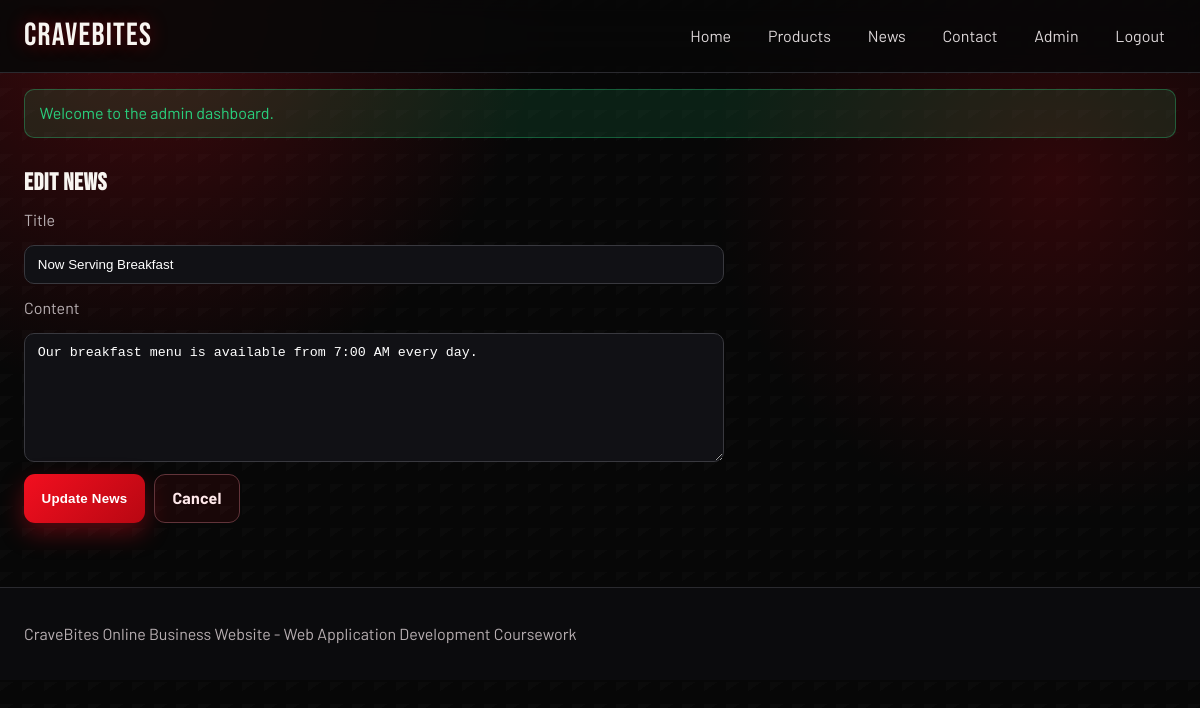
Screenshot of /admin/news_form.php?id=2 (signed in) with the database file from the repository.
### tables this page shows
CREATE TABLE IF NOT EXISTS news (
    id INT AUTO_INCREMENT PRIMARY KEY,
    title VARCHAR(200) NOT NULL,
    body TEXT NOT NULL,
    published_at TIMESTAMP DEFAULT CURRENT_TIMESTAMP
);

### includes/functions.php (called while the page is built, shortened)
<?php
function escape(?string $value): string
{
    return htmlspecialchars($value ?? '', ENT_QUOTES, 'UTF-8');
}
function base_path(): string
{
    static $basePath = null;
    if ($basePath !== null) {
        return $basePath;
    }
    $scriptName = str_replace('\\', '/', $_SERVER['SCRIPT_NAME'] ?? '');
    $dir = str_replace('\\', '/', dirname($scriptName));
    $dir = rtrim($dir, '/');
    if (substr($dir, -6) === '/admin') {
        $dir = substr($dir, 0, -6);
    }
    $basePath = $dir;
    return $basePath;
}
function url(string $path = ''): string
{
    $base = base_path();
    return ($base !== '' ? $base : '') . '/' . ltrim($path, '/');
}

### admin/news_form.php (the view, shortened to what this page needs)
<?php
require_once __DIR__ . '/../includes/bootstrap.php';
$id = (int) ($_GET['id'] ?? 0);
$isEdit = $id > 0;
$news = [
    'title' => '',
    'body' => '',
];
if ($isEdit) {
    $stmt = $pdo->prepare('SELECT id, title, body FROM news WHERE id = :id');
    $stmt->execute([':id' => $id]);
    $existing = $stmt->fetch();
    $news = $existing;
}
$pageTitle = $isEdit ? 'Edit News' : 'Add News';
require_once __DIR__ . '/../includes/header.php';
?>
<section class="wrap section">
    <h1><?php echo escape($pageTitle); ?></h1>
    <form class="form" method="post" action="<?php echo url('admin/news_form.php' . ($isEdit ? '?id=' . $id : '')); ?>">
        <label for="title">Title</label>
        <input id="title" name="title" type="text" value="<?php echo escape($news['title']); ?>" required>
        <label for="body">Content</label>
        <textarea id="body" name="body" rows="7" required><?php echo escape($news['body']); ?></textarea>
        <div class="row-gap">
            <button class="btn" type="submit"><?php echo $isEdit ? 'Update News' : 'Create News'; ?></button>
            <a class="btn btn-outline" href="<?php echo url('admin/news.php'); ?>">Cancel</a>
        </div>
    </form>
</section>
<?php require_once __DIR__ . '/../includes/footer.php'; ?>

### public/css/styles.css (style rules this page uses)
:root { --bg: #070707; --bg-elev: #0f0f10; --ink: #f8f5f1; --brand: #f20f1f; --brand-strong: #b80712; --brand-soft: #ff5d66; --card: #141416; --card-2: #1a1a1d; --muted: #b8afb2; --line: #2a2a2f; --ok: #29d17e; --danger: #ff6161; --radius: 16px; --shadow: 0 20px 50px rgba(0, 0, 0, 0.45); }
* { box-sizing: border-box; }
body { margin: 0; font-family: "Barlow", "Segoe UI", sans-serif; color: var(--ink); background: radial-gradient(circle at 12% 0%, rgba(242, 15, 31, 0.25) 0, transparent 30%), radial-gradient(circle at 88% 22%, rgba(184, 7, 18, 0.22) 0, transparent 28%), linear-gradient(145deg, rgba(255, 255, 255, 0.015) 25%, transparent 25%) 0 0 / 22px 22px, var(--bg); min-height: 100vh; line-height: 1.55; }
.wrap { width: min(1480px, 96%); margin: 0 auto; }
h1, h2, h3 { font-family: "Bebas Neue", sans-serif; letter-spacing: 0.7px; margin: 0 0 0.7rem; line-height: 1.1; }
.btn { display: inline-block; border: none; cursor: pointer; text-decoration: none; background: linear-gradient(135deg, var(--brand) 0%, var(--brand-strong) 100%); color: #fff; font-weight: 700; letter-spacing: 0.2px; border-radius: 11px; padding: 0.7rem 1.1rem; box-shadow: 0 10px 24px rgba(242, 15, 31, 0.35); transition: transform 0.2s ease, filter 0.2s ease, box-shadow 0.2s ease; }
.btn-outline { border: 1px solid #62343a; background: rgba(242, 15, 31, 0.08); color: #ffe8ea; box-shadow: none; }
.section { padding: 2rem 0; }
.card-body p, .news-card p, .news-item p, .stat-card p, small, label { color: var(--muted); }
.form { max-width: 700px; display: grid; gap: 0.75rem; }
input, textarea { width: 100%; padding: 0.7rem 0.8rem; color: #fff; border: 1px solid #39393f; border-radius: 10px; background: #111115; }
.row-gap { display: flex; gap: 0.55rem; }
.hero-grid, .section, .card, .news-card, .news-item, .stat-card { animation: rise-in 0.6s ease both; }

### rows the page displays
news: title "Now Serving Breakfast", body "Our breakfast menu is available from 7:00 AM every day."

### other values shown
$flash['message'] "Welcome to the admin dashboard."
$pageTitle "Edit News"
